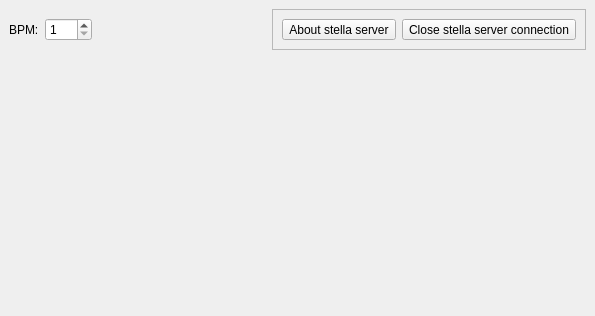
<?xml version="1.0" encoding="UTF-8"?>
<ui version="4.0">
 <class>StellaServer</class>
 <widget class="QStackedWidget" name="StellaServer">
  <property name="geometry">
   <rect>
    <x>0</x>
    <y>0</y>
    <width>585</width>
    <height>316</height>
   </rect>
  </property>
  <property name="windowTitle">
   <string>StackedWidget</string>
  </property>
  <property name="currentIndex">
   <number>2</number>
  </property>
  <widget class="QWidget" name="page">
   <layout class="QGridLayout" name="gridLayout">
    <item row="0" column="1">
     <spacer name="verticalSpacer_5">
      <property name="orientation">
       <enum>Qt::Vertical</enum>
      </property>
      <property name="sizeHint" stdset="0">
       <size>
        <width>20</width>
        <height>121</height>
       </size>
      </property>
     </spacer>
    </item>
    <item row="1" column="0">
     <spacer name="horizontalSpacer_4">
      <property name="orientation">
       <enum>Qt::Horizontal</enum>
      </property>
      <property name="sizeType">
       <enum>QSizePolicy::MinimumExpanding</enum>
      </property>
      <property name="sizeHint" stdset="0">
       <size>
        <width>204</width>
        <height>20</height>
       </size>
      </property>
     </spacer>
    </item>
    <item row="1" column="1">
     <widget class="QLabel" name="lblConnect">
      <property name="sizePolicy">
       <sizepolicy hsizetype="MinimumExpanding" vsizetype="MinimumExpanding">
        <horstretch>0</horstretch>
        <verstretch>0</verstretch>
       </sizepolicy>
      </property>
      <property name="text">
       <string notr="true">TEXT</string>
      </property>
      <property name="alignment">
       <set>Qt::AlignCenter</set>
      </property>
      <property name="wordWrap">
       <bool>true</bool>
      </property>
     </widget>
    </item>
    <item row="1" column="2">
     <spacer name="horizontalSpacer_5">
      <property name="orientation">
       <enum>Qt::Horizontal</enum>
      </property>
      <property name="sizeType">
       <enum>QSizePolicy::MinimumExpanding</enum>
      </property>
      <property name="sizeHint" stdset="0">
       <size>
        <width>204</width>
        <height>20</height>
       </size>
      </property>
     </spacer>
    </item>
    <item row="2" column="1">
     <widget class="QPushButton" name="btnAbortConnection">
      <property name="text">
       <string>Abort</string>
      </property>
     </widget>
    </item>
    <item row="3" column="1">
     <spacer name="verticalSpacer_6">
      <property name="orientation">
       <enum>Qt::Vertical</enum>
      </property>
      <property name="sizeHint" stdset="0">
       <size>
        <width>20</width>
        <height>121</height>
       </size>
      </property>
     </spacer>
    </item>
   </layout>
  </widget>
  <widget class="QWidget" name="pwmchannels">
   <layout class="QVBoxLayout" name="verticalLayout">
    <item>
     <layout class="QHBoxLayout" name="horizontalLayout_4">
      <item>
       <widget class="QFrame" name="frame_3">
        <property name="frameShape">
         <enum>QFrame::StyledPanel</enum>
        </property>
        <property name="frameShadow">
         <enum>QFrame::Raised</enum>
        </property>
        <layout class="QHBoxLayout" name="horizontalLayout_3">
         <item>
          <widget class="QLabel" name="label_2">
           <property name="text">
            <string>EEProm:</string>
           </property>
          </widget>
         </item>
         <item>
          <widget class="QToolButton" name="btnLoadEEPROM">
           <property name="toolTip">
            <string>Load values from stella eeprom</string>
           </property>
           <property name="text">
            <string>Load</string>
           </property>
           <property name="icon">
            <iconset>
             <normaloff>:/icons/document-open.png</normaloff>:/icons/document-open.png</iconset>
           </property>
           <property name="toolButtonStyle">
            <enum>Qt::ToolButtonTextBesideIcon</enum>
           </property>
          </widget>
         </item>
         <item>
          <widget class="QToolButton" name="btnSaveEEPROM">
           <property name="toolTip">
            <string>Save current values to eeprom</string>
           </property>
           <property name="text">
            <string>Save</string>
           </property>
           <property name="icon">
            <iconset>
             <normaloff>:/icons/document-save.png</normaloff>:/icons/document-save.png</iconset>
           </property>
           <property name="toolButtonStyle">
            <enum>Qt::ToolButtonTextBesideIcon</enum>
           </property>
          </widget>
         </item>
        </layout>
       </widget>
      </item>
      <item>
       <widget class="QFrame" name="frame_4">
        <property name="frameShape">
         <enum>QFrame::StyledPanel</enum>
        </property>
        <property name="frameShadow">
         <enum>QFrame::Raised</enum>
        </property>
        <layout class="QHBoxLayout" name="horizontalLayout_5">
         <item>
          <widget class="QToolButton" name="btnTestcase">
           <property name="toolTip">
            <string>Testcases like Fading up/down</string>
           </property>
           <property name="text">
            <string>Testcases</string>
           </property>
           <property name="icon">
            <iconset>
             <normaloff>:/icons/flag.png</normaloff>:/icons/flag.png</iconset>
           </property>
           <property name="popupMode">
            <enum>QToolButton::InstantPopup</enum>
           </property>
           <property name="toolButtonStyle">
            <enum>Qt::ToolButtonTextBesideIcon</enum>
           </property>
          </widget>
         </item>
        </layout>
       </widget>
      </item>
      <item>
       <spacer name="horizontalSpacer">
        <property name="orientation">
         <enum>Qt::Horizontal</enum>
        </property>
        <property name="sizeHint" stdset="0">
         <size>
          <width>40</width>
          <height>20</height>
         </size>
        </property>
       </spacer>
      </item>
      <item>
       <widget class="QFrame" name="frame_2">
        <property name="frameShape">
         <enum>QFrame::StyledPanel</enum>
        </property>
        <property name="frameShadow">
         <enum>QFrame::Raised</enum>
        </property>
        <layout class="QHBoxLayout" name="horizontalLayout_2">
         <item>
          <widget class="QToolButton" name="btnAbout">
           <property name="toolTip">
            <string>About stella server</string>
           </property>
           <property name="text">
            <string>About stella server</string>
           </property>
           <property name="icon">
            <iconset>
             <normaloff>:/icons/help-hint.png</normaloff>:/icons/help-hint.png</iconset>
           </property>
          </widget>
         </item>
         <item>
          <widget class="QToolButton" name="btnClose">
           <property name="text">
            <string>Close stella server connection</string>
           </property>
           <property name="icon">
            <iconset>
             <normaloff>:/icons/dialog-close.png</normaloff>:/icons/dialog-close.png</iconset>
           </property>
          </widget>
         </item>
        </layout>
       </widget>
      </item>
     </layout>
    </item>
    <item>
     <spacer name="verticalSpacer">
      <property name="orientation">
       <enum>Qt::Vertical</enum>
      </property>
      <property name="sizeHint" stdset="0">
       <size>
        <width>20</width>
        <height>395</height>
       </size>
      </property>
     </spacer>
    </item>
    <item>
     <widget class="QFrame" name="frame">
      <property name="frameShape">
       <enum>QFrame::StyledPanel</enum>
      </property>
      <property name="frameShadow">
       <enum>QFrame::Raised</enum>
      </property>
      <layout class="QHBoxLayout" name="horizontalLayout">
       <item>
        <widget class="QLabel" name="label">
         <property name="text">
          <string>Predefined sets:</string>
         </property>
         <property name="buddy">
          <cstring>predefinedlist</cstring>
         </property>
        </widget>
       </item>
       <item>
        <widget class="QComboBox" name="predefinedlist">
         <property name="sizePolicy">
          <sizepolicy hsizetype="MinimumExpanding" vsizetype="Fixed">
           <horstretch>0</horstretch>
           <verstretch>0</verstretch>
          </sizepolicy>
         </property>
         <property name="editable">
          <bool>true</bool>
         </property>
        </widget>
       </item>
       <item>
        <widget class="QPushButton" name="btnRemovePredefined">
         <property name="text">
          <string>Remove</string>
         </property>
         <property name="icon">
          <iconset>
           <normaloff>:/icons/edit-delete.png</normaloff>:/icons/edit-delete.png</iconset>
         </property>
        </widget>
       </item>
       <item>
        <widget class="QPushButton" name="btnSavePredefined">
         <property name="text">
          <string>Save</string>
         </property>
         <property name="icon">
          <iconset>
           <normaloff>:/icons/document-save.png</normaloff>:/icons/document-save.png</iconset>
         </property>
        </widget>
       </item>
      </layout>
     </widget>
    </item>
   </layout>
  </widget>
  <widget class="QWidget" name="page_2">
   <layout class="QVBoxLayout" name="verticalLayout_2">
    <item>
     <layout class="QHBoxLayout" name="horizontalLayout_6">
      <item>
       <widget class="QLabel" name="label_3">
        <property name="toolTip">
         <string>Beats per minute</string>
        </property>
        <property name="text">
         <string>BPM:</string>
        </property>
       </widget>
      </item>
      <item>
       <widget class="QSpinBox" name="spinBeat">
        <property name="buttonSymbols">
         <enum>QAbstractSpinBox::UpDownArrows</enum>
        </property>
        <property name="minimum">
         <number>1</number>
        </property>
        <property name="maximum">
         <number>200</number>
        </property>
       </widget>
      </item>
      <item>
       <spacer name="horizontalSpacer_2">
        <property name="orientation">
         <enum>Qt::Horizontal</enum>
        </property>
        <property name="sizeHint" stdset="0">
         <size>
          <width>40</width>
          <height>20</height>
         </size>
        </property>
       </spacer>
      </item>
      <item>
       <widget class="QFrame" name="frame_7">
        <property name="frameShape">
         <enum>QFrame::StyledPanel</enum>
        </property>
        <property name="frameShadow">
         <enum>QFrame::Raised</enum>
        </property>
        <layout class="QHBoxLayout" name="horizontalLayout_9">
         <item>
          <widget class="QToolButton" name="btnAbout_2">
           <property name="toolTip">
            <string>About stella server</string>
           </property>
           <property name="text">
            <string>About stella server</string>
           </property>
           <property name="icon">
            <iconset>
             <normaloff>:/icons/help-hint.png</normaloff>:/icons/help-hint.png</iconset>
           </property>
          </widget>
         </item>
         <item>
          <widget class="QToolButton" name="btnClose_2">
           <property name="text">
            <string>Close stella server connection</string>
           </property>
           <property name="icon">
            <iconset>
             <normaloff>:/icons/dialog-close.png</normaloff>:/icons/dialog-close.png</iconset>
           </property>
          </widget>
         </item>
        </layout>
       </widget>
      </item>
     </layout>
    </item>
    <item>
     <spacer name="verticalSpacer_2">
      <property name="orientation">
       <enum>Qt::Vertical</enum>
      </property>
      <property name="sizeHint" stdset="0">
       <size>
        <width>20</width>
        <height>260</height>
       </size>
      </property>
     </spacer>
    </item>
   </layout>
  </widget>
  <action name="actionBroadcastChanges">
   <property name="checkable">
    <bool>true</bool>
   </property>
   <property name="text">
    <string>Stella Broadcast Changes</string>
   </property>
   <property name="toolTip">
    <string>Broadcast changes 1s after the last change</string>
   </property>
  </action>
  <action name="actionFade_Test_1">
   <property name="text">
    <string>Fade Test 1 (Up)</string>
   </property>
  </action>
  <action name="actionFade_Test_2">
   <property name="text">
    <string>Fade Test 2 (Down)</string>
   </property>
  </action>
  <action name="actionSet_speed_rate">
   <property name="text">
    <string>Set speed rate</string>
   </property>
  </action>
  <action name="actionFade_Test_3">
   <property name="text">
    <string>Fade test 3 (Flashy)</string>
   </property>
  </action>
  <action name="actionFade_Test_4">
   <property name="text">
    <string>Regression Test 4 (1-0 Flicker)</string>
   </property>
  </action>
  <action name="actionChannelCount">
   <property name="text">
    <string>Visible Channels</string>
   </property>
  </action>
  <action name="actionRefetch">
   <property name="icon">
    <iconset>
     <normaloff>:/icons/arrow-left.png</normaloff>:/icons/arrow-left.png</iconset>
   </property>
   <property name="text">
    <string>Refetch</string>
   </property>
  </action>
  <action name="actionResend">
   <property name="icon">
    <iconset>
     <normaloff>:/icons/arrow-right.png</normaloff>:/icons/arrow-right.png</iconset>
   </property>
   <property name="text">
    <string>Resend</string>
   </property>
  </action>
 </widget>
 <resources/>
 <connections/>
</ui>
